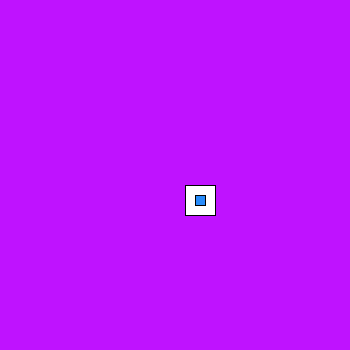
Frame 1 (no input)
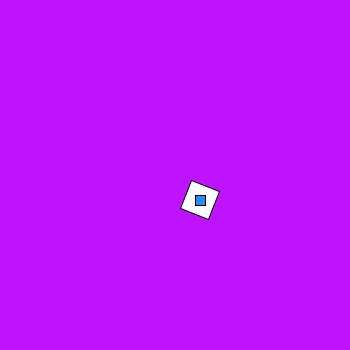
Frame 60 (the mouse pressed at the canvas centre just before this capture)
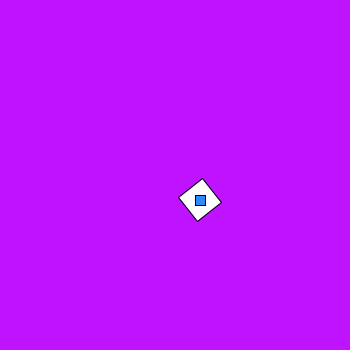
Frame 120 (the mouse held since frame 60 and released just before this capture)

The Processing sketch that drew these frames (run headless with seeded random() and noise(); from frame 60 on, the mouse is pressed at the canvas centre):

// Processing sketch: processing_96368
// ── processing_96368.pde

float rotation = 0;
void setup() {
  size(350, 350);
}
void draw() {
  background(#BF12FF);
  fill(255, 255, 255);
  pushMatrix();
  translate(200, 200);
  rotate(radians(rotation));
  rect(-15, -15, 30, 30);
  rotation += 8;
  popMatrix();
  fill(40, 140, 250);
  rect(195, 195, 10, 10);
}
